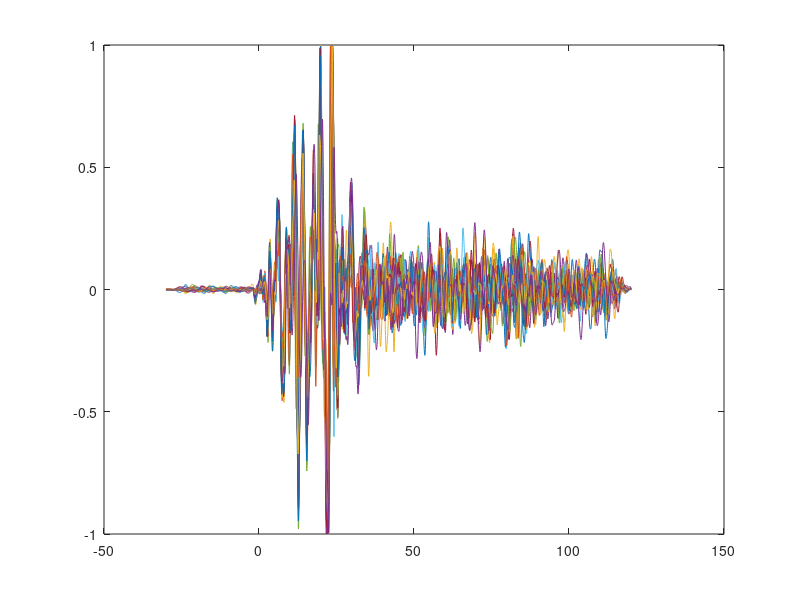

Write MATLAB code to recreate this figure.
clear all; close all
%Ok=load('OkhotskData_US.mat');
%Ok=load('OkhotskData_EU.mat');
Ok=load('OkhotskData_AU.mat');
EVLO = Ok.info.EVLO;
EVLA = Ok.info.EVLA;
EVDP = Ok.info.EVDP;
dt = Ok.info.dt;
tspan = Ok.info.tspan(1:end-1);
Array = [Ok.sta.Lat_i, Ok.sta.Lon_i];
Data = Ok.finalUData;

XCF = Ok.corr.XCFullu;
XCW = Ok.corr.XCu;

Wtol = 0.6;
Ftol = 0.7;
passW = find(XCW >= Wtol);
passF = find(XCF >= Ftol);

figure(1);clf;
plot(tspan,Data(passF,:))
